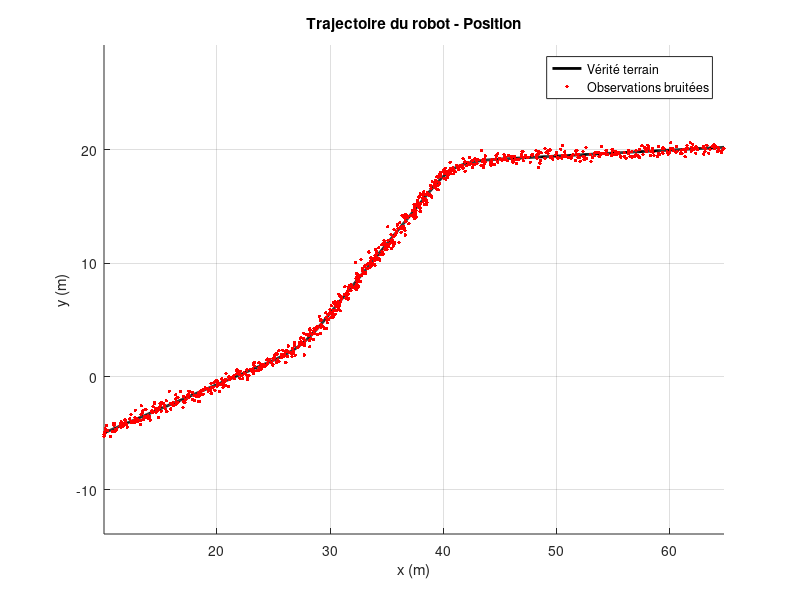
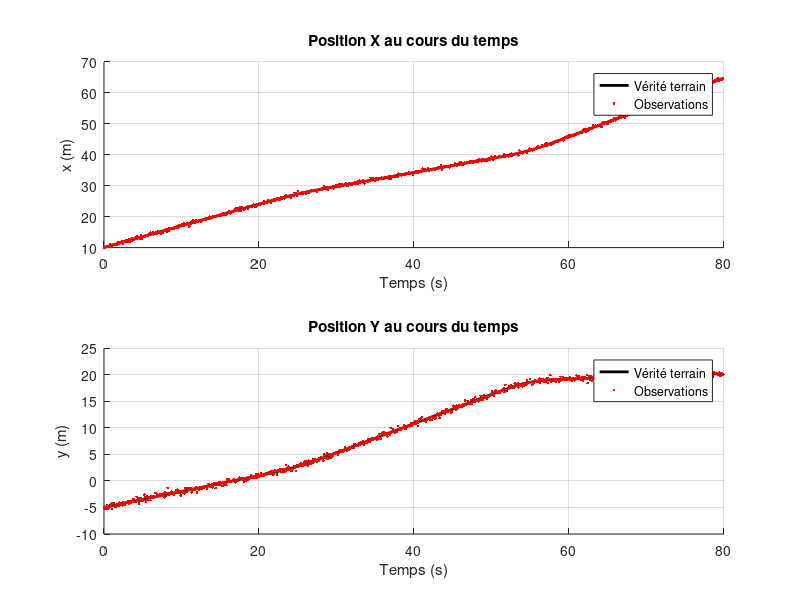
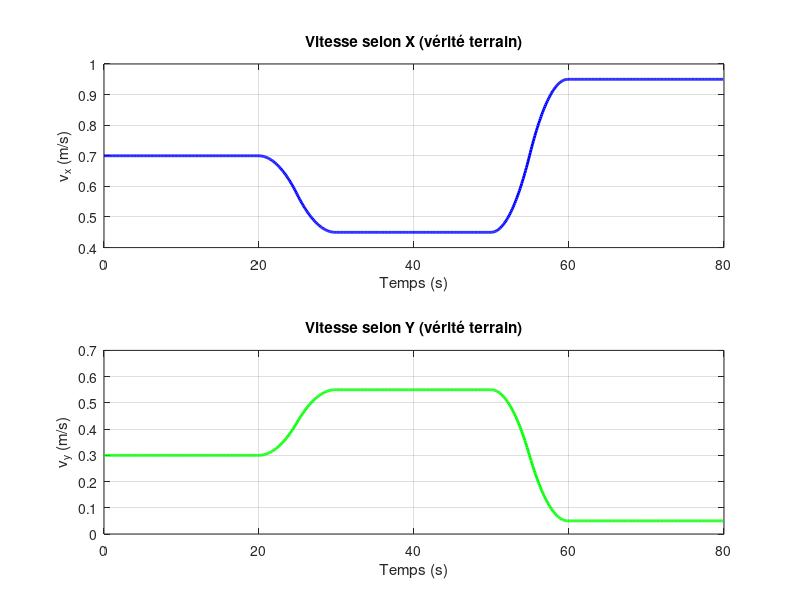

MATLAB code to generate these figures, in order:
% Script de visualisation des données brutes
clear all;
load('kf_linear_data_2.mat');

% Affichage des informations sur les données
disp('=== Informations sur les données ===');
disp(['Pas de temps (dt): ', num2str(dt), ' s']);
disp(['Nombre de pas de temps (T): ', num2str(size(groundtruth, 2))]);
disp('Variables d''état:');
disp(labels);
disp(' ');

% Figure 1: Trajectoire 2D
figure(1);
hold on;
plot(groundtruth(1,:), groundtruth(2,:), 'k-', 'LineWidth', 2, 'DisplayName', 'Vérité terrain');
plot(obspos(1,:), obspos(2,:), 'r.', 'MarkerSize', 8, 'DisplayName', 'Observations bruitées');
xlabel('x (m)');
ylabel('y (m)');
legend('Location', 'best');
axis equal;
grid on;
title('Trajectoire du robot - Position');
hold off;

% Figure 2: Position en fonction du temps
figure(2);
T = size(groundtruth, 2);
temps = (0:T-1) * dt;

subplot(2,1,1);
hold on;
plot(temps, groundtruth(1,:), 'k-', 'LineWidth', 2, 'DisplayName', 'Vérité terrain');
plot(temps, obspos(1,:), 'r.', 'MarkerSize', 6, 'DisplayName', 'Observations');
xlabel('Temps (s)');
ylabel('x (m)');
legend('Location', 'best');
grid on;
title('Position X au cours du temps');
hold off;

subplot(2,1,2);
hold on;
plot(temps, groundtruth(2,:), 'k-', 'LineWidth', 2, 'DisplayName', 'Vérité terrain');
plot(temps, obspos(2,:), 'r.', 'MarkerSize', 6, 'DisplayName', 'Observations');
xlabel('Temps (s)');
ylabel('y (m)');
legend('Location', 'best');
grid on;
title('Position Y au cours du temps');
hold off;

% Figure 3: Vitesses réelles
figure(3);
subplot(2,1,1);
plot(temps, groundtruth(3,:), 'b-', 'LineWidth', 2);
xlabel('Temps (s)');
ylabel('v_x (m/s)');
grid on;
title('Vitesse selon X (vérité terrain)');

subplot(2,1,2);
plot(temps, groundtruth(4,:), 'g-', 'LineWidth', 2);
xlabel('Temps (s)');
ylabel('v_y (m/s)');
grid on;
title('Vitesse selon Y (vérité terrain)');

disp('Visualisation terminée !');
